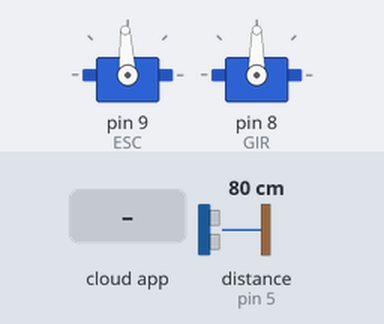
Recording of a sketch running on a simulated Arduino Uno, built with avr-gcc and run on an emulated ATmega328P. Parts: 2 × servo. Wiring (inferred from the names in the program): ultrasonic range finder: trigger pin 6; echo pin 5. Inputs (shaded band) come from the test bench; at power-on: distance to the obstacle (sensor on pin 5) 80 cm. The echo pulse lasts 58.3 µs per cm; the RemoteXY app is connected.

Above: at 11.2 s.
11.3 s: the phone or cloud app sets slider_1 to 25
At 12.5 s:
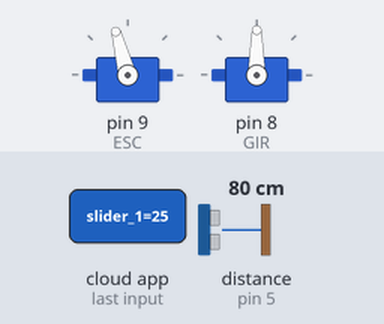
12.8 s: the phone or cloud app sets slider_2 to -100
At 13.9 s:
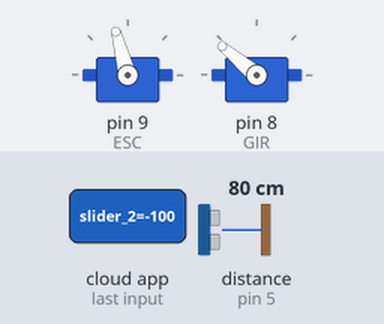
14.3 s: the phone or cloud app sets slider_1 to 0
At 14.9 s:
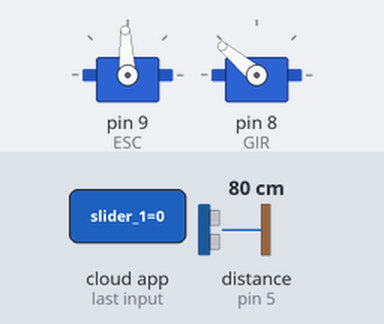
15.8 s: the phone or cloud app sets slider_2 to 100
At 16.2 s:
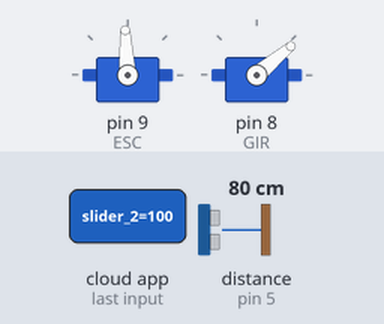
17.3 s: the phone or cloud app sets slider_1 to 50
At 18.4 s:
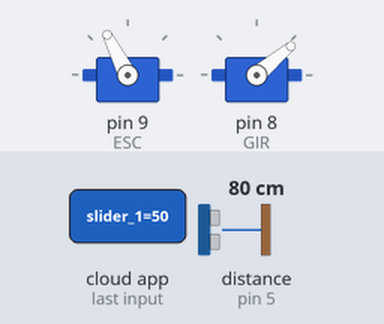
18.8 s: the phone or cloud app sets slider_1 to 100
At 19.6 s:
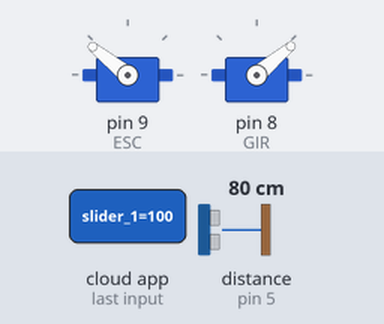
Timing chart, 0 to 21.3 s (numbered marks = the images above; inputs shaded):
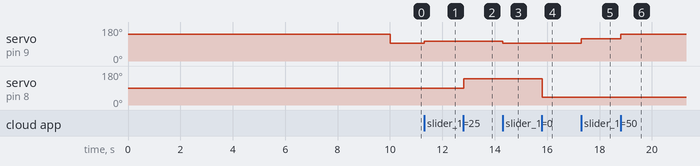

Measured:
- after the input at 11.3 s, servo on pin 9 (ESC): 93° → 105° at once
- after the input at 12.8 s, servo on pin 8 (GIR): 90° → 140° at once
- after the input at 14.3 s, servo on pin 9 (ESC): 105° → 93° at once
- after the input at 15.8 s, servo on pin 8 (GIR): 140° → 40° at once
- after the input at 17.3 s, servo on pin 9 (ESC): 93° → 117° at once
- after the input at 18.8 s, servo on pin 9 (ESC): 117° → 141° at once

The sketch:

FINAL.ino
```cpp
#include <Servo.h>
#include <SoftwareSerial.h>

Servo ESC;
Servo GIR;

int vel = 0; // Amplitud minima de pulso para tu ESC
int giro = 90;
const int EchoPin = 5;
const int TriggerPin = 6;

/* RemoteXY select connection mode and include library */
#define REMOTEXY_MODE__ESP8266_HARDSERIAL
#include <RemoteXY.h>

/* RemoteXY connection settings */
#define REMOTEXY_SERIAL Serial
#define REMOTEXY_SERIAL_SPEED 115200
#define REMOTEXY_WIFI_SSID "Christian"
#define REMOTEXY_WIFI_PASSWORD "74747474"
#define REMOTEXY_SERVER_PORT 6377

// RemoteXY configurate
#pragma pack(push, 1)
uint8_t RemoteXY_CONF[] =
  { 255,3,0,22,0,52,0,8,24,0,
  3,131,5,3,29,11,2,26,4,0,
  6,16,13,46,2,26,130,1,55,3,
  41,15,2,67,4,60,7,33,7,16,
  26,11,4,160,31,48,68,13,2,26,
  67,4,33,24,33,12,2,26,11 };

// this structure defines all the variables of your control interface
struct {

    // input variable
  uint8_t select_1; // =0 if select position A, =1 if position B, =2 if position C, ...
  int8_t slider_1; // =0..100 slider position
  int8_t slider_2; // =-100..100 slider position

    // output variable
  char text_1[11];  // string UTF8 end zero
  char text_2[11];  // string UTF8 end zero

    // other variable
  uint8_t connect_flag;  // =1 if wire connected, else =0

} RemoteXY;
#pragma pack(pop)
/////////////////////////////////////////////
//           END RemoteXY include          //
/////////////////////////////////////////////

void setup()
{
  RemoteXY_Init ();

  Serial.begin(115200);
  delay(5000);
  Serial.setTimeout(10);

  pinMode(TriggerPin, OUTPUT);
  pinMode(EchoPin, INPUT);

  //Activar el ESC
  ESC.writeMicroseconds(2000);
  delay(5000); //Esperar 5 segundos para hacer la activacion

  ESC.attach(9); // MOTOR PIN
  GIR.attach(8); // MOTOR GIRO
}

int ping(int TriggerPin, int EchoPin) {
   long duration, distanceCm;

   digitalWrite(TriggerPin, LOW);  //para generar un pulso limpio ponemos a LOW 4us
   delayMicroseconds(4);
   digitalWrite(TriggerPin, HIGH);  //generamos Trigger (disparo) de 10us
   delayMicroseconds(10);
   digitalWrite(TriggerPin, LOW);

   duration = pulseIn(EchoPin, HIGH);  //medimos el tiempo entre pulsos, en microsegundos

   distanceCm = duration * 10 / 292/ 2;   //convertimos a distancia, en cm
   return distanceCm;
}

void loop()
{
  RemoteXY_Handler ();


  switch(RemoteXY.select_1){
    case 0:

       int comprobar = ping(TriggerPin, EchoPin);

       sprintf(RemoteXY.text_1, "MAGICCAR");

       if(comprobar<=100){
        if (comprobar > 30){
          vel=1500;
        }

        vel = RemoteXY.slider_1;
        vel = (vel * 5) + 1500;
       }


       sprintf(RemoteXY.text_2, "%d", vel);

       ESC.writeMicroseconds(vel); //Generar un pulso con el numero recibido


       if(RemoteXY.slider_2 >= 60){  // IZQUIERDA

            giro = 40;
            GIR.write(giro);
        }
        else if(RemoteXY.slider_2 >= 20){  //  IZQUIERDA LEVE

            giro = 70;
            GIR.write(giro);
        }
        else if(RemoteXY.slider_2 >= -20){  // RECTO

            giro = 90;
            GIR.write(giro);
        }
        else if(RemoteXY.slider_2 >= -60){  // DERECHA LEVE

            giro = 110;
            GIR.write(giro);
        }
        else if(RemoteXY.slider_2 >= -100){  //  DERECHA

            giro = 140;
            GIR.write(giro);
        }

    break;

    case 1:  //STOP//
       sprintf(RemoteXY.text_1, "STOP");
       vel = 1500;
       ESC.writeMicroseconds(vel); //Generar un pulso con el numero recibido

       giro = 90;
       GIR.write(giro);

    break;

    case 2:  //SENSOR//
       sprintf(RemoteXY.text_1, "SENSOR");
       int cm = ping(TriggerPin, EchoPin);
       sprintf(RemoteXY.text_2, "%d cm", cm);
       delay(1000);


    break;

    default:
       vel = 1500;
       ESC.writeMicroseconds(vel); //Generar un pulso con el numero recibido

       giro = 90;
       GIR.write(giro);
    break;
  }

}
```
